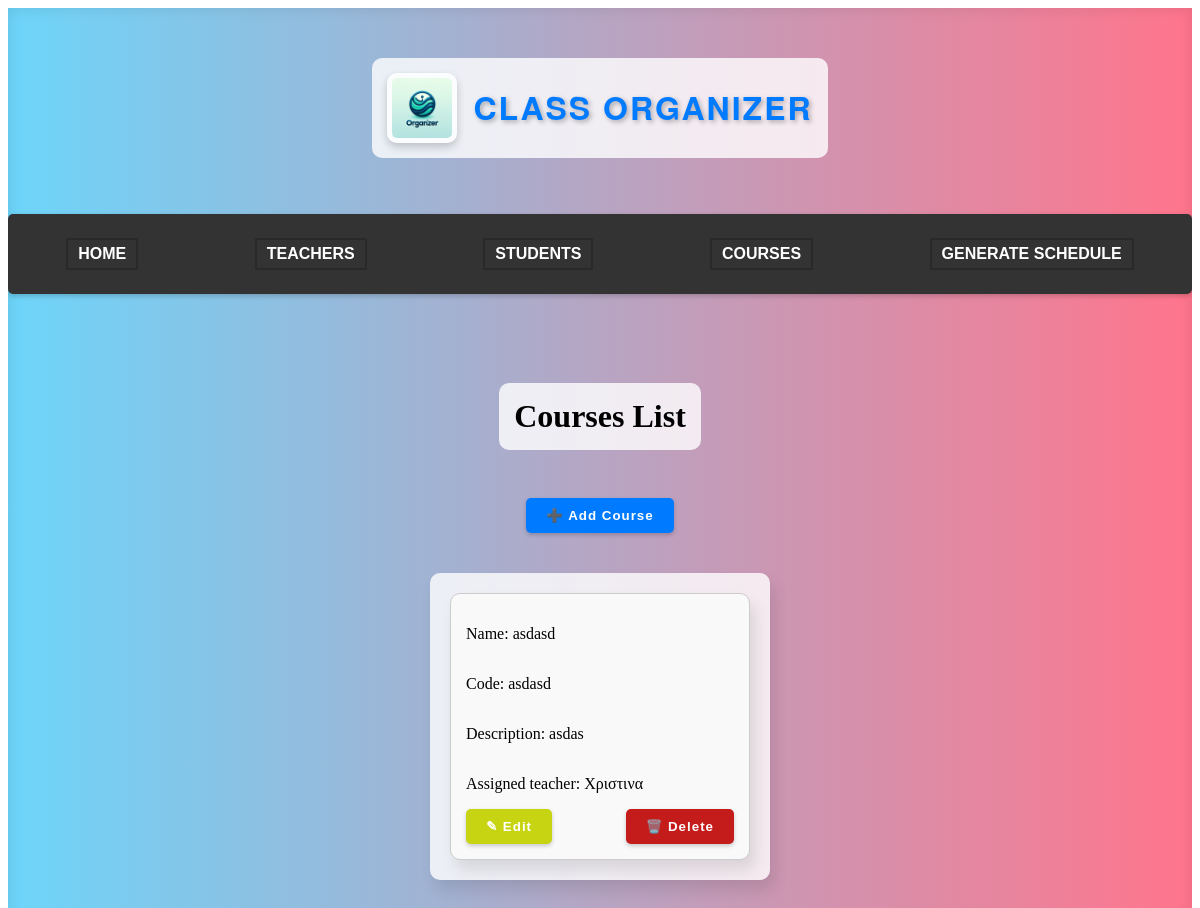
/classapp/course/, run on an earlier commit of the app's database.
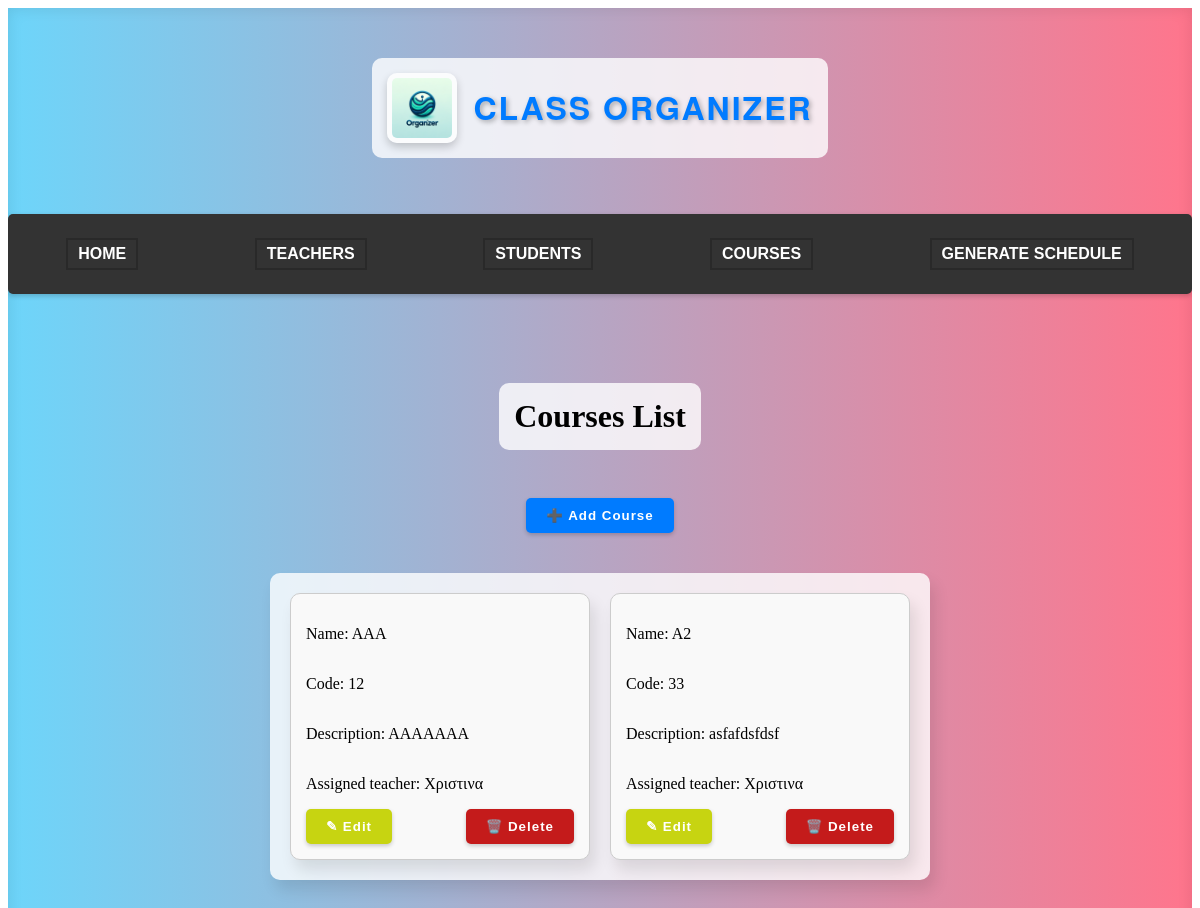
And on a later commit of the database.
### classapp/models.py (models this page shows)
class Course(models.Model):
    course_id = models.AutoField(primary_key=True) #primary key
    name = models.CharField(max_length=50)
    code = models.CharField(max_length=50)
    description = models.CharField(max_length=50)
    teacher = models.ForeignKey(Teacher, on_delete=models.CASCADE)

class Teacher(models.Model):
    teacher_id = models.AutoField(primary_key=True) #primary key
    name = models.CharField(max_length=50)
    last_name = models.CharField(max_length=50)
    phone = models.CharField(max_length=50)
    working_days = models.CharField(max_length=50, default='')

### classapp/views.py (the view, shortened to what this page needs)
# urls.py: path('course/', views.course, name='course'),
def course(request):
    data = Course.objects.all()
    context = {'data': data}
    return render(request, 'course.html', context)

### classapp/templates/course.html (shortened to what this page needs)
<!DOCTYPE html>
<html lang="en">
<head>
    {% load static %}
    <link rel="stylesheet" href=" {% static 'style.css' %} ">
</head>
<body>
    <div class="main-container">
        <header>
            <img src="{% static 'classorganizerlogo.png' %}" alt="Logo" class="logo">
            <h1 class="siteTitle">Class Organizer</h1>
        </header>
        <nav class="navbar">
            <ul class="navbar-nav">
                <li class="nav-item"><a href="{% url 'home' %}">Home</a></li>
                <li class="nav-item"><a href="{% url 'teacher' %}">Teachers</a></li>
                <li class="nav-item"><a href="{% url 'student' %}">Students</a></li>
                <li class="nav-item"><a href="{% url 'course' %}">Courses</a></li>
                <li class="nav-item"><a href="{% url 'schedule' %}">Generate Schedule</a></li>
            </ul>
        </nav>
        <h1>Courses List</h1>
        <button class="add_course_btn" type="submit" onclick="window.location.href='addcourse/'">➕ Add Course</button>
        <div class="students-container">
            {% for course in data %}
            <div class="student-box">
                <p>Name: {{ course.name }}</p>
                <p>Code: {{ course.code }}</p>
                <p>Description: {{ course.description }}</p>
                <p>Assigned teacher: {{ course.teacher.name }}</p>
                <div class="button-container">
                    <button class="edit_course_btn" type="button" onclick="window.location.href='{% url "editcourse" course.course_id %}'">✎ Edit</button>
                    <button class="delete_course_btn" type="button" onclick="window.location.href='{% url "deletecourse" course.course_id %}'">🗑️ Delete</button>
                </div>
            </div>
            {% endfor %}
        </div>
</body>
</html>

What changed in the data, as far as the page shows it:
removed Course: name "asdasd", code "asdasd", description "asdas", teacher.name "Χριστινα"
added Course: name "AAA", code "12", description "AAAAAAA", teacher.name "Χριστινα"
added Course: name "A2", code "33", description "asfafdsfdsf", teacher.name "Χριστινα"
